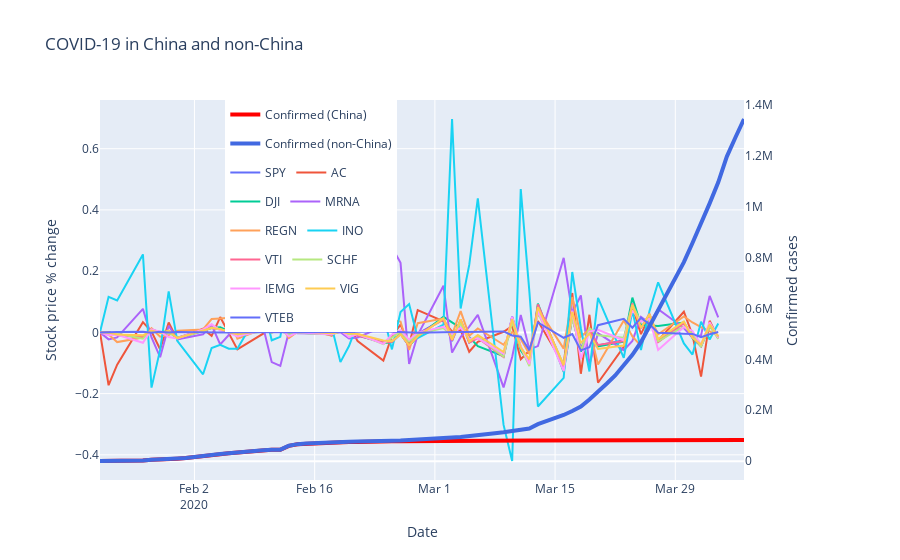

Here is the notebook cell this chart was saved with:
### Markdown cell above
<a id='plot_china_nonchina_stocks'></a>
### Plot Stocks Against Confirmed Cases for China/non-China

### Code cell
# Combine to make a tuple
traces_combined = (trace_confirmed_china, trace_confirmed_non_china) + traces_stocks
fig = go.Figure(data=traces_combined, layout=layout)
fig.show()
